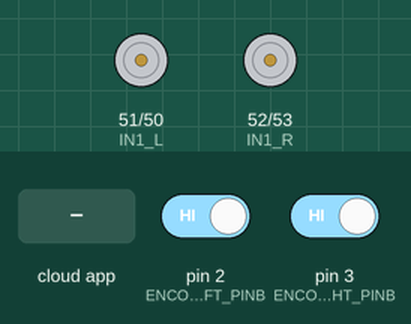
Bench run of a sketch on a simulated Arduino Mega 2560, built with avr-gcc and run on an emulated ATmega2560. On the bench: motor-driver pin pairs drawn as motors (green arrow = first pin HIGH = forward, orange = second pin HIGH = backward, longer = more drive, scaled by the enable pin). Inputs (shaded band) come from the test bench; at power-on: pin 2 (ENCODER_LEFT_PINB) HIGH, pin 3 (ENCODER_RIGHT_PINB) HIGH. The ROS host is connected and sends only what is stated.

Above: at 1.2 s.
1.3 s: the phone or cloud app sets linear.x to -100
At 1.6 s:
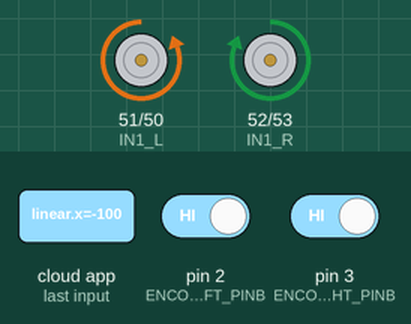
2.8 s: the phone or cloud app sets linear.x to 100
At 4.0 s:
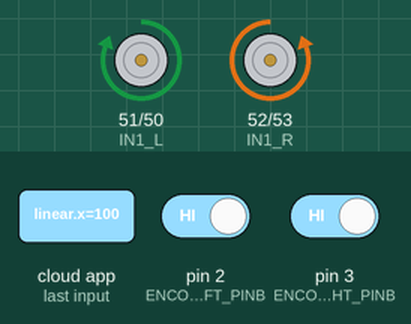
4.3 s: the phone or cloud app sets linear.x to 0
At 5.1 s:
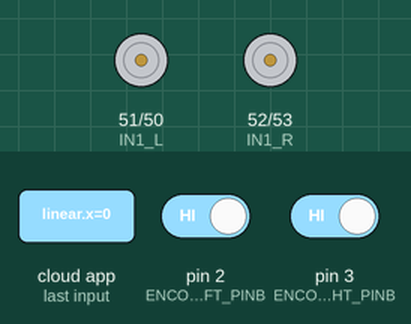
5.8 s: the phone or cloud app sets angular.z to -100
At 6.3 s:
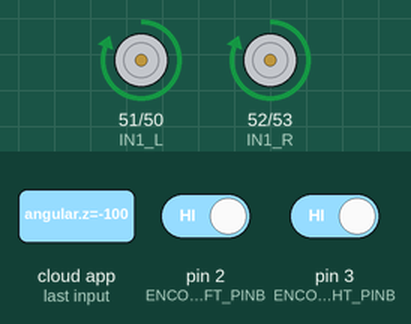
7.3 s: the phone or cloud app sets angular.z to 100
At 8.5 s:
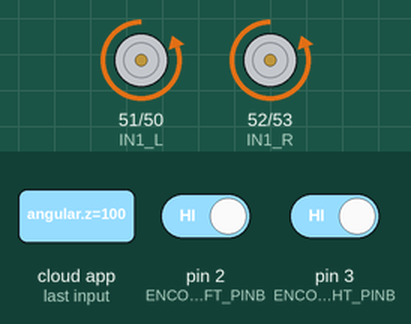
8.8 s: the phone or cloud app sets linear.x to -100
At 9.7 s:
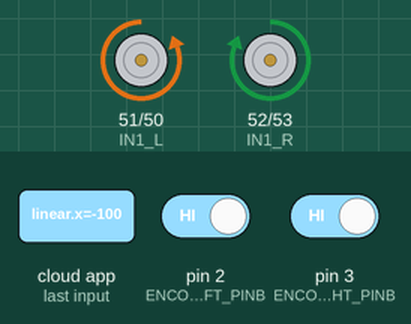
Timing chart, 0 to 11.3 s (numbered marks = the images above; inputs shaded):
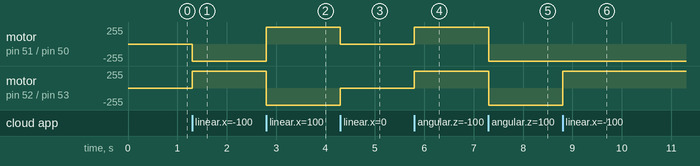

The sketch:

rospibot_motor_twist_pwm_encoder_test_v2.ino
```cpp
// UPDATE TO USE SJ1 DEMO ENCODER CODE
/*
# stop
rostopic pub /cmd_vel geometry_msgs/Twist '{linear: {x: 0.0, y: 0.0, z: 0.0}, angular: {x: 0.0, y: 0.0,z: 0.0}}' --once
# go front slow
rostopic pub /cmd_vel geometry_msgs/Twist '{linear: {x: 0.1, y: 0.0, z: 0.0}, angular: {x: 0.0, y: 0.0,z: 0.0}}' --once
*/

#define SERIAL2_DEBUG

#include <PinChangeInterrupt.h>

#include <ArduinoHardware.h>
#include <ros.h>
#include <geometry_msgs/Twist.h>
#include <std_msgs/Int32.h>

// motor bridge-h config
#define EN_L 6
#define IN1_L 51
#define IN2_L 50

#define EN_R 7
#define IN1_R 52
#define IN2_R 53

// Encoder LEFT pins definition
#define ENCODER_LEFT_FUNCTION encoderLeftCounter
#define ENCODER_LEFT_PINB 2 //B pin -> the interrupt pin 2/3
#define ENCODER_LEFT_PINA 22 //A pin -> the digital pin 9/10
#define ENCODER_LEFT_SIGNAL CHANGE
byte encoderLeftPinLast; // control
volatile long encoderLeftPulses; // the number of pulses
volatile long encoderLeftPulsesPID; // the number of pulses for PID
boolean encoderLeftDirection; // the rotation direction

// Encoder RIGHT pins definition
#define ENCODER_RIGHT_FUNCTION encoderRightCounter
#define ENCODER_RIGHT_PINB 3 //B pin -> the interrupt pin 2/3
#define ENCODER_RIGHT_PINA 23 //A pin -> the digital pin 9/10
#define ENCODER_RIGHT_SIGNAL CHANGE
byte encoderRightPinLast; // control
volatile long encoderRightPulses; // the number of pulses
volatile long encoderRightPulsesPID; // the number of pulses PID
boolean encoderRightDirection; // the rotation direction

// kinematics config
// wheel_rad is the wheel radius
// wheel_sep is
// units are m, m/s, radian/s
double w_r=0, w_l=0;
double wheel_rad = 0.034, wheel_sep = 0.200;
double speed_ang=0, speed_lin=0;

// looptime control
unsigned long loopTimeLast;
unsigned long looptime;

ros::NodeHandle nh;

std_msgs::Int32 int_encoder_msg1;
ros::Publisher encoder_data1("encl", &int_encoder_msg1);

std_msgs::Int32 int_encoder_msg2;
ros::Publisher encoder_data2("encr", &int_encoder_msg2);

void messageCb( const geometry_msgs::Twist& msg){
  speed_ang = msg.angular.z;
  speed_lin = msg.linear.x;
  w_r = (speed_lin/wheel_rad) + ((speed_ang*wheel_sep)/(2.0*wheel_rad));
  w_l = (speed_lin/wheel_rad) - ((speed_ang*wheel_sep)/(2.0*wheel_rad));
}

ros::Subscriber<geometry_msgs::Twist> sub("cmd_vel", &messageCb );
void Motors_init();
void MotorL(int Pulse_Width1);
void MotorR(int Pulse_Width2);

void setup(){
  #ifdef SERIAL2_DEBUG
    Serial2.begin(115200);
    Serial2.println("rospibot start!");
  #endif

  Setup_Motors();
  Setup_Encoders();

  nh.initNode();
  nh.subscribe(sub);
  nh.advertise(encoder_data1);
  nh.advertise(encoder_data2);

  loopTimeLast = millis();
}


void loop(){
  MotorL(w_l*10);
  MotorR(w_r*10);
  Update_Encoders();

  nh.spinOnce();

  #ifdef SERIAL2_DEBUG
    looptime = millis();
    /*
    Serial2.print(w_l); Serial2.print("\t");
    Serial2.print(w_r); Serial2.print("\t");
    Serial2.print(w_l*10); Serial2.print("\t");
    Serial2.print(w_r*10); Serial2.print("\t");
    */
    Serial2.print(encoderLeftPulses); Serial2.print("\t");
    Serial2.print(encoderRightPulses); Serial2.print("\t");

    Serial2.println(looptime - loopTimeLast);
    loopTimeLast = looptime;
  #endif
}

void Setup_Motors(){
  pinMode(EN_L, OUTPUT);
  pinMode(EN_R, OUTPUT);
  pinMode(IN1_L, OUTPUT);
  pinMode(IN2_L, OUTPUT);
  pinMode(IN1_R, OUTPUT);
  pinMode(IN2_R, OUTPUT);
  digitalWrite(EN_L, LOW);
  digitalWrite(EN_R, LOW);
  digitalWrite(IN1_L, LOW);
  digitalWrite(IN2_L, LOW);
  digitalWrite(IN1_R, LOW);
  digitalWrite(IN2_R, LOW);
}

void Setup_Encoders() {

  encoderLeftDirection = true; //default -> Forward
  pinMode(ENCODER_LEFT_PINA,INPUT);
  pinMode(ENCODER_LEFT_PINB,INPUT);
  attachInterrupt(digitalPinToInterrupt(ENCODER_LEFT_PINB), ENCODER_LEFT_FUNCTION, ENCODER_LEFT_SIGNAL);

  encoderRightDirection = true; //default -> Forward
  pinMode(ENCODER_RIGHT_PINA,INPUT);
  pinMode(ENCODER_RIGHT_PINB,INPUT);
  attachInterrupt(digitalPinToInterrupt(ENCODER_RIGHT_PINB), ENCODER_RIGHT_FUNCTION, ENCODER_RIGHT_SIGNAL);

}

// ros topic publish
void Update_Encoders() {
  int_encoder_msg1.data = encoderLeftPulses;
  encoder_data1.publish(&int_encoder_msg1);

  int_encoder_msg2.data = encoderRightPulses;
  encoder_data2.publish(&int_encoder_msg2);
}

void encoderLeftCounter() {
  int Lstate = digitalRead(ENCODER_LEFT_PINB);
  if((encoderLeftPinLast == LOW) && Lstate==HIGH) {
    int val = digitalRead(ENCODER_LEFT_PINA);
    if(val == LOW && encoderLeftDirection) {
      encoderLeftDirection = false; //Reverse
    } else if(val == HIGH && !encoderLeftDirection) {
      encoderLeftDirection = true;  //Forward
    }
  }
  encoderLeftPinLast = Lstate;
  // true for increment front
  if(encoderLeftDirection) encoderLeftPulses++;
  else encoderLeftPulses--;
}

void encoderRightCounter() {
  int Lstate = digitalRead(ENCODER_RIGHT_PINB);
  if((encoderRightPinLast == LOW) && Lstate==HIGH) {
    int val = digitalRead(ENCODER_RIGHT_PINA);
    if(val == LOW && encoderRightDirection) {
      encoderRightDirection = false; //Reverse
    } else if(val == HIGH && !encoderRightDirection) {
      encoderRightDirection = true;  //Forward
    }
  }
  encoderRightPinLast = Lstate;
  // false for increment front
  if(!encoderRightDirection) encoderRightPulses++;
  else encoderRightPulses--;
}

void MotorL(int Pulse_Width1){
  if (Pulse_Width1 > 0){
    analogWrite(EN_L, Pulse_Width1);
    digitalWrite(IN1_L, HIGH);
    digitalWrite(IN2_L, LOW);
  }

  if (Pulse_Width1 < 0){
    Pulse_Width1=abs(Pulse_Width1);
    analogWrite(EN_L, Pulse_Width1);
    digitalWrite(IN1_L, LOW);
    digitalWrite(IN2_L, HIGH);
  }

  if (Pulse_Width1 == 0){
    analogWrite(EN_L, Pulse_Width1);
    digitalWrite(IN1_L, LOW);
    digitalWrite(IN2_L, LOW);
  }
}

void MotorR(int Pulse_Width2){
  if (Pulse_Width2 > 0){
    analogWrite(EN_R, Pulse_Width2);
    digitalWrite(IN1_R, LOW);
    digitalWrite(IN2_R, HIGH);
  }

  if (Pulse_Width2 < 0){
    Pulse_Width2=abs(Pulse_Width2);
    analogWrite(EN_R, Pulse_Width2);
    digitalWrite(IN1_R, HIGH);
    digitalWrite(IN2_R, LOW);
  }

  if (Pulse_Width2 == 0){
    analogWrite(EN_R, Pulse_Width2);
    digitalWrite(IN1_R, LOW);
    digitalWrite(IN2_R, LOW);
  }

}
```

Measured:
- after the input at 1.3 s, motor on pin 51 (IN1_L) / pin 50 (IN2_L): stopped → backward 255/255 at once; motor on pin 52 (IN1_R) / pin 53 (IN2_R): stopped → forward 255/255 at once
- after the input at 2.8 s, motor on pin 51 (IN1_L) / pin 50 (IN2_L): backward 255/255 → forward 255/255 at once; motor on pin 52 (IN1_R) / pin 53 (IN2_R): forward 255/255 → backward 255/255 at once
- after the input at 4.3 s, motor on pin 51 (IN1_L) / pin 50 (IN2_L): forward 255/255 → stopped at once; motor on pin 52 (IN1_R) / pin 53 (IN2_R): backward 255/255 → stopped at once
- after the input at 5.8 s, motor on pin 51 (IN1_L) / pin 50 (IN2_L), motor on pin 52 (IN1_R) / pin 53 (IN2_R): stopped → forward 255/255 at once
- after the input at 7.3 s, motor on pin 51 (IN1_L) / pin 50 (IN2_L), motor on pin 52 (IN1_R) / pin 53 (IN2_R): forward 255/255 → backward 255/255 at once
- after the input at 8.8 s, motor on pin 52 (IN1_R) / pin 53 (IN2_R): backward 255/255 → forward 255/255 at once
